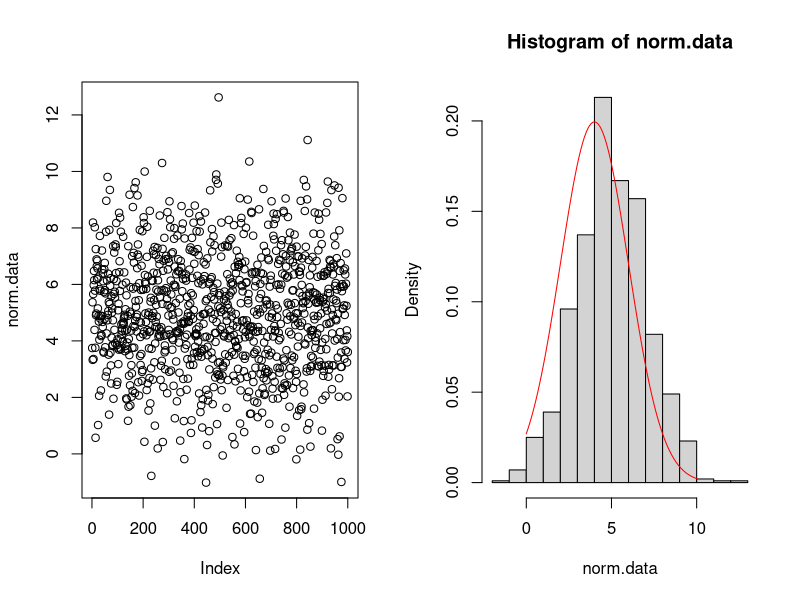
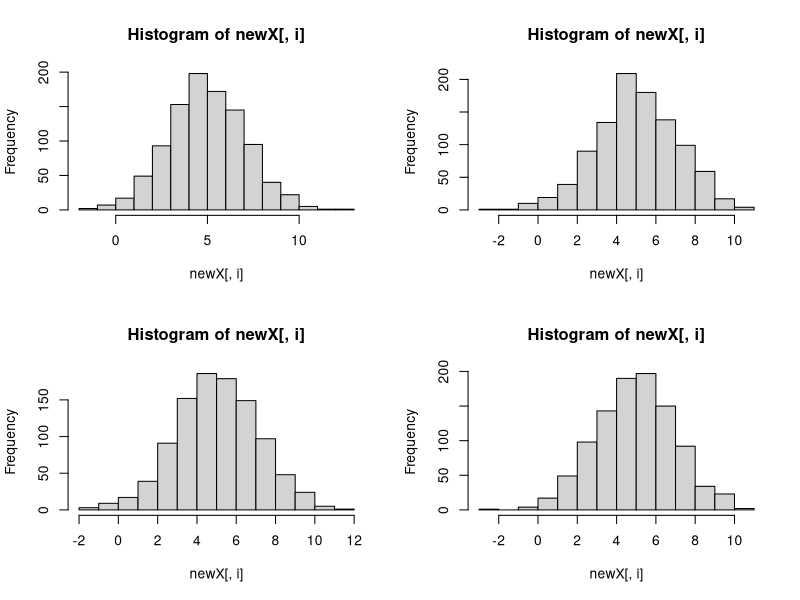
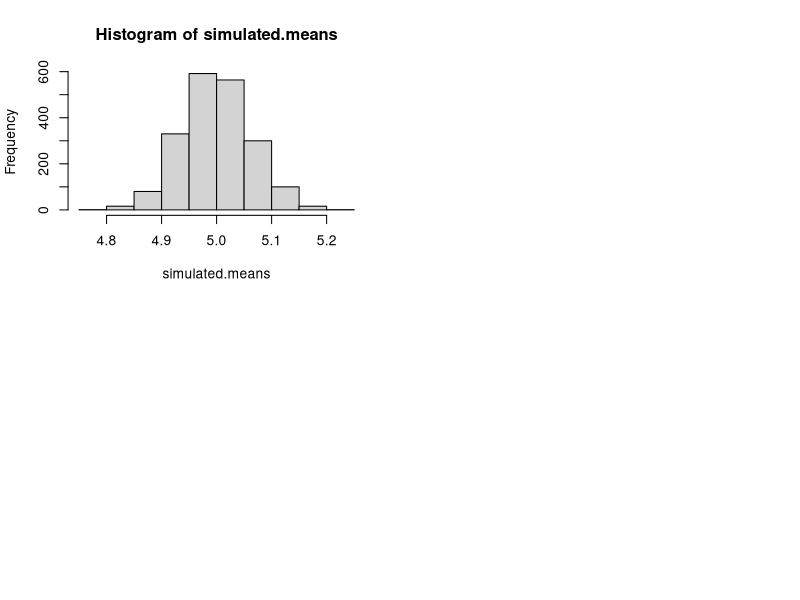
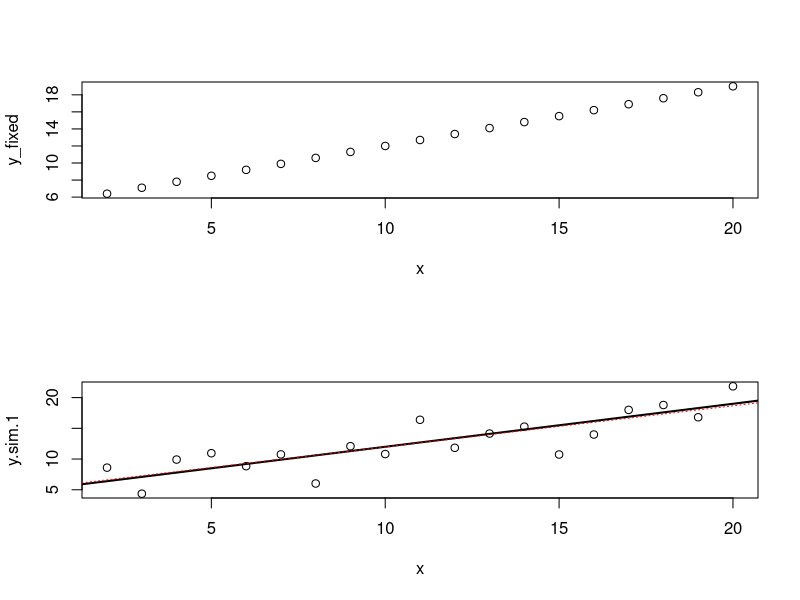
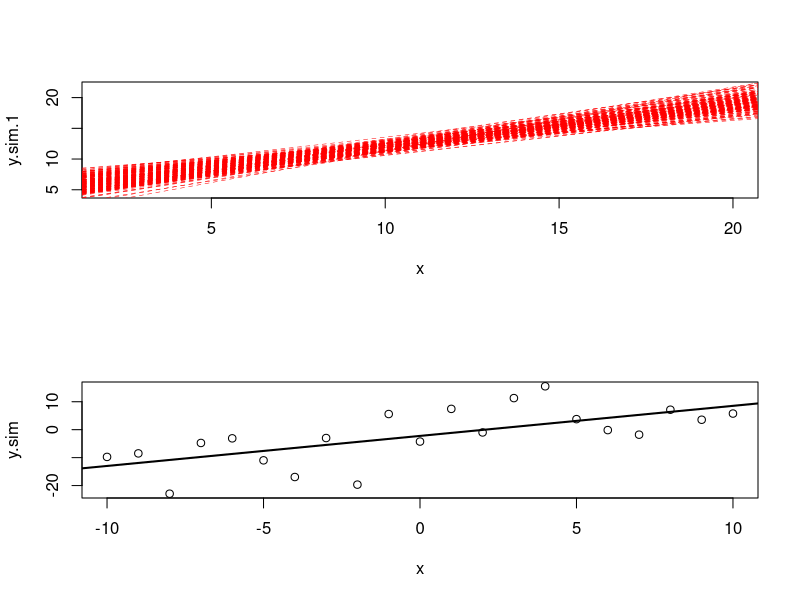
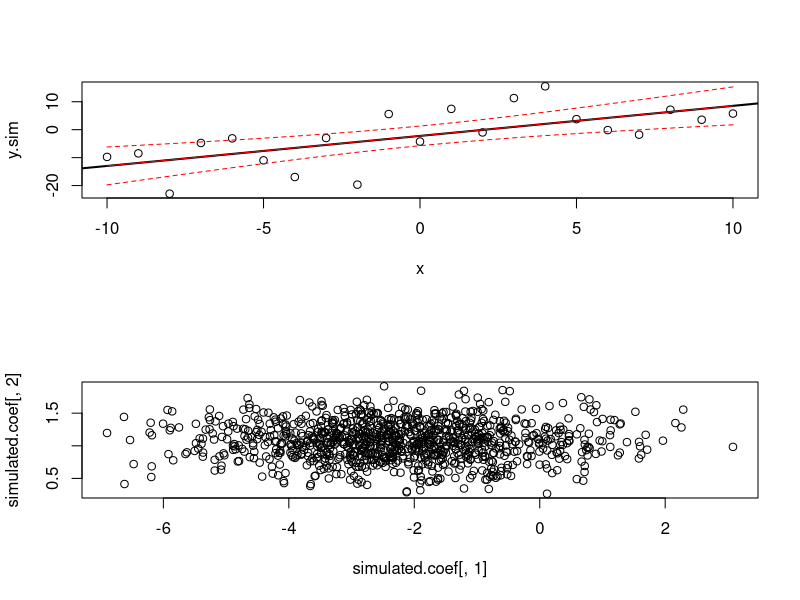
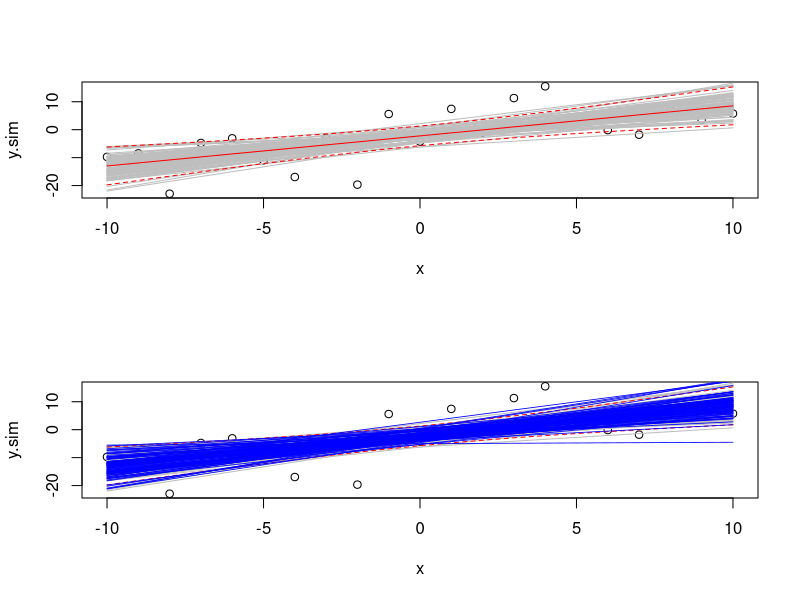
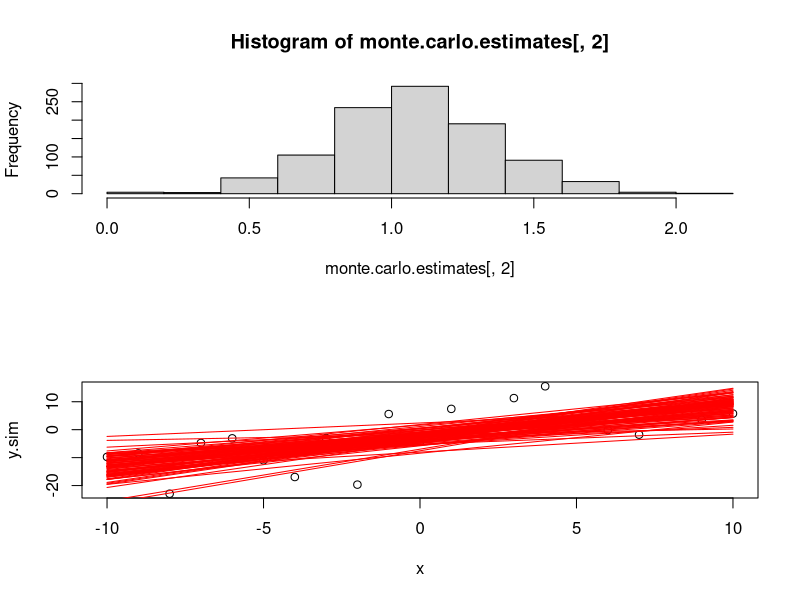

Here is the R script that generated these plots, in order:
## ---- chunk 1
knitr::opts_chunk$set(
  collapse = TRUE,
  comment = "#>"
)
## ---- chunk 2
# set random seed
set.seed(1)

# load packages
library()
## ---- chunk 3

norm.data <- rnorm(n=1000,mean=5,sd=2)
par(mfrow=c(1,2))
plot(norm.data)
hist(norm.data,freq=F)
curve(dnorm(x,mean=4,sd=2),from=0,to=10,add=T,col="red")

norm.data.2 <- replicate(n=4, rnorm(n=1000, mean=5, sd=2))
par(mfrow=c(2,2))
apply(X = norm.data.2, MARGIN = 2, FUN = hist)
apply(X = norm.data.2, MARGIN = 2, FUN = mean)
apply(X = norm.data.2, MARGIN = 2, FUN = sd)
sd(apply(X = norm.data.2, MARGIN = 2, FUN = mean))
2/sqrt(1000)

## ---- chunk 4
N = 2000
simulated.means <- rep(NA, N)

for (i in 1:N) {
  sim.dat <- rnorm(n=1000, mean=5, sd=2)
  simulated.means[i] <- mean(sim.dat)
  rm(sim.dat)
}

hist(simulated.means)
sd(simulated.means)

## ---- chunk 5

a <- 5
b <- 0.7
x <- seq(2,20)
y_fixed <- a + b*x

# Fixed relation
par(mfrow=c(2,1))
plot(y_fixed~x,)

# Simulation (sd incorporates random variation)
y.sim.1 <- rnorm(length(x), mean=y_fixed, sd=2.5)
plot(y.sim.1~x)
abline(a=a, b=b, lwd=2)

# Linear regression
y.lm <- lm(y.sim.1~x)
summary(y.lm)
confint(y.lm)
abline(reg=y.lm, lty=3, col="red")
## ---- chunk 6
N <- 200
plot(y.sim.1~x,type="n")
for (i in 1:N) {
  sim.dat <- rnorm(length(x), mean=y_fixed, sd=2.5)
  sim.lm <- lm(sim.dat~x)
  abline(reg=sim.lm, lty=2, lwd=0.5, col="red")
  rm(sim.dat,sim.lm)
}

## ---- chunk 7

x <- -10:10 # co-variate
b0 <- 0
b1 <- 1.5 # slope

# vector of 'observed' values for the response variable
y.sim <- rnorm(length(x), b0 + b1*x, 10)

plot(y.sim~x)
lm.y <- lm(y.sim~x)
coef(lm.y)
confint(lm.y)

vcov(lm.y)
summary(lm.y)

abline(lm.y,lwd=2)

## ---- chunk 8

x.frame <- data.frame(x=x)

conf.int <- predict(lm.y, interval="conf", newdata = x.frame)

plot(y.sim~x)
abline(lm.y,lwd=2)
matlines(x=x.frame$x, y = conf.int, lty = c(1,2,2), col="red")

## ---- chunk 9

SimReg1 <- function(mod.input = lm.y) {
  a = coef(mod.input)[1]
  b = coef(mod.input)[2]
  rse = summary(mod.input)$sigma
  
  y <- rnorm(n = length(x), mean = a + b*x, sd = rse) # simulated responses
  lm.sim <- lm(y~x) # fitted model
  coef(lm.sim)
}

N <- 1000 # number of simulations
simulated.coef <- replicate(N, SimReg1()) # run the simulation

simulated.coef <- t(simulated.coef) # transpose output for convenience

sd(simulated.coef[,1]) # this should approximate the SE for the intercept
sd(simulated.coef[,2]) # this should approximate the SE for the slope

# compare to 
summary(lm.y)$coef[,1:2]

# MC confidence intervals for the slope
quantile(simulated.coef[,2], c(0.025,0.975))

# compare to
confint(lm.y)[2,]

# check for correlation between the estimates (slopes and intercepts)
cor(simulated.coef[,1], simulated.coef[,2])
plot(simulated.coef[,1],simulated.coef[,2])

# Plot of confidence bands asymptotic vs MC

plot(y.sim~x) # scatter plot

for (i in 1:95) { # first 95 values from MC simulation
  curve(simulated.coef[i,1] + simulated.coef[i,2] * x, add=T, col="grey")
}
matlines(x=x.frame$x, y = conf.int, lty = c(1,2,2), col="red") # asymptotic normal CIs

## ---- chunk 10

SimReg2 <- function(mod.input = lm.y) {
  a = coef(mod.input)[1]
  b = coef(mod.input)[2]
  df.sim <- mod.input$df
  rse = summary(mod.input)$sigma
  rse.sim <- rse*sqrt(df.sim/rchisq(1, df=df.sim)) # incorporate uncertainty
  
  y <- rnorm(n = length(x), mean = a + b*x, sd = rse.sim) # simulated responses
  lm.sim <- lm(y~x) # fitted model
  coef(lm.sim)
}

simulated.coef.corrected <- replicate(N, SimReg2()) # run the simulation
simulated.coef.corrected <- t(simulated.coef.corrected) # transpose output for convenience

# Previous plot
plot(y.sim~x) # scatter plot
for (i in 1:95) { # first 95 values from MC simulation
  curve(simulated.coef[i,1] + simulated.coef[i,2] * x, add=T, col="grey")}
matlines(x=x.frame$x, y = conf.int, lty = c(1,2,2), col="red") # asymptotic normal CIs

# Add correction to plot
for (i in 1:95) {
  curve(simulated.coef.corrected[i,1] + simulated.coef.corrected[i,2] * x,
        add=T, col="blue", lwd=0.8)
}

# Compare CIs with previous model and simulated data
quantile(simulated.coef.corrected[,2], c(0.025,0.975))
quantile(simulated.coef[,2], c(0.025,0.975))
confint(lm.y)[2,]

## ---- chunk 11

monte.carlo.estimates <- matrix(NA, ncol=2, nrow=N)

for (i in 1:N) {
  monte.carlo.estimates[i,] <- SimReg2()
}

hist(monte.carlo.estimates[,2])

require(arm)
model.sim <- sim(lm.y, n.sims=N)
sim.slopes <- model.sim@coef[,2]
quantile(sim.slopes, c(0.025,0.975))
confint(lm.y)

plot(y.sim~x)
for (i in 1:95) {
  curve(model.sim@coef[i,1] + model.sim@coef[i,2] * x, add=T, col="red")
}
